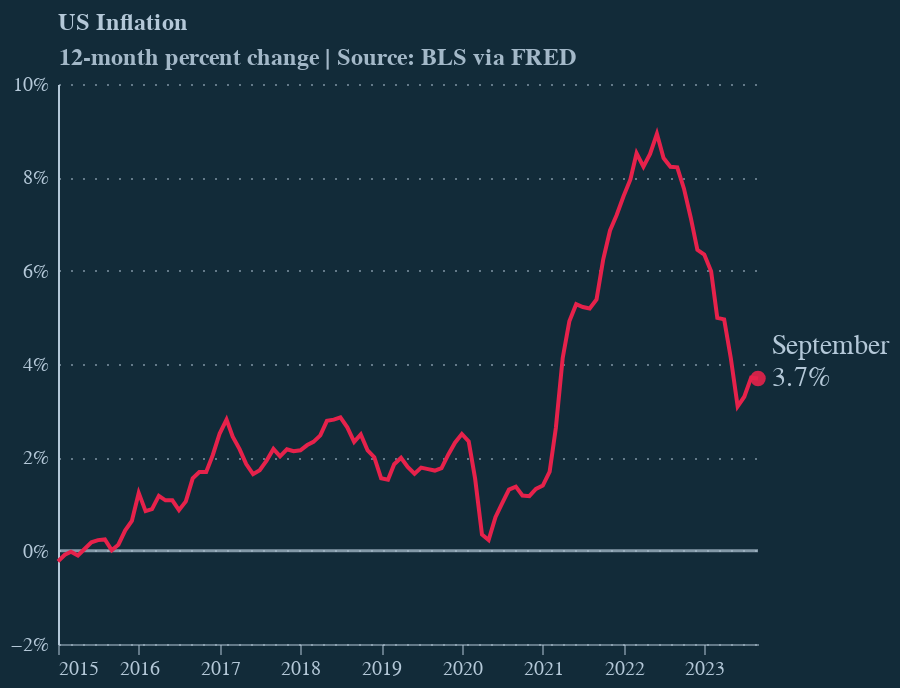

This figure's notebook cell:
### Code cell
# create chart using Altair

chart = alt.Chart(df[df['date'] >= '2015-01-01']).mark_line(color=line_colour).encode(
    x=alt.X(
        'date:T',
        axis=alt.Axis(
            labelColor=detail,
            tickColor=detail,
            domainColor=detail,
            domainOpacity=0.5,
            grid=False,
            labelAngle=0,
            tickCount=10,
            tickOpacity=0.5,
            title=None
        )
    ),
    y=alt.Y(
        'value:Q',
        axis=alt.Axis(
            labelColor=detail,
            tickColor=detail,
            domainColor=detail,
            gridColor=detail,
            gridDash=[1, 5],
            gridOpacity=0.5,
            labelPadding=5,
            tickCount=8,
            tickOpacity=0.5,
            ticks=False,
            title='12-month percent change | Source: BLS via FRED',
            titleAlign='left',
            titleAngle=0,
            titleBaseline='bottom',
            titleColor=detail,
            titleFontSize=12,
            titleOpacity=0.9,
            titleX=0,
            titleY=-7,
            format='%'
        ),
        scale=alt.Scale(zero=False, padding=25)
    )
).properties(
    width = 350,
    height = 280,
    title = 'US Inflation'
)

# Add a point on at the last data point
# First filter the data to get the last data point
# Then add a point on the chart
last_point = df[df['date'] == df['date'].max()]

point = alt.Chart(last_point).mark_point(color=line_colour, size=60, opacity=0.9, filled=True).encode(
    x=alt.X('date:T'),
    y=alt.Y('value:Q')
)

# Now let's add text to the point
# add a column to `last_point` dataframe with the text we want to display
last_point['text'] = last_point['value'].apply(lambda x: f'{x:.1%}')

# Add a column with the month name `August`
last_point['month'] = 'September'

text_value = point.mark_text(
    align='left',
    baseline='middle',
    dx=7,
    dy=0,
    color=detail,
    fontSize=14,
).encode(
    text='text'
)

text_month = point.mark_text(
    align='left',
    baseline='middle',
    dx=7,
    dy=-16,
    color=detail,
    fontSize=14,
).encode(
    text='month'
)

# add a line at y=0
line = alt.Chart(pd.DataFrame({'y': [0]})).mark_rule(color=detail, size=1.5, opacity=0.7).encode(y='y')

chart = line + chart + point + text_month + text_value


chart = chart.configure(
    font='Circular Std',
    background=background
).configure_title(
    anchor='start',
    dx=24,
    fontSize=12,
    subtitleFontSize=12,
    color=detail,
    subtitleColor='#000000'
).configure_view(
    stroke=None
)

chart.display()

### Figure 1 — Vega-Lite specification as saved in the notebook (floating-point values rounded to 4 significant figures)
{"config": {"view": {"continuousWidth": 300, "continuousHeight": 300, "stroke": null}, "background": "#122b39", "font": "Circular Std", "title": {"anchor": "start", "color": "#b4c8d8", "dx": 24, "fontSize": 12, "subtitleColor": "#000000", "subtitleFontSize": 12}}, "layer": [{"data": {"name": "data-06fd9f850666401b4599de5588b60692"}, "mark": {"type": "rule", "color": "#b4c8d8", "opacity": 0.7, "size": 1.5}, "encoding": {"y": {"field": "y", "type": "quantitative"}}}, {"data": {"name": "data-380659868dae0744fe025e40ed5e8cab"}, "mark": {"type": "line", "color": "#e6224b"}, "encoding": {"x": {"axis": {"domainColor": "#b4c8d8", "domainOpacity": 0.5, "grid": false, "labelAngle": 0, "labelColor": "#b4c8d8", "tickColor": "#b4c8d8", "tickCount": 10, "tickOpacity": 0.5, "title": null}, "field": "date", "type": "temporal"}, "y": {"axis": {"domainColor": "#b4c8d8", "format": "%", "gridColor": "#b4c8d8", "gridDash": [1, 5], "gridOpacity": 0.5, "labelColor": "#b4c8d8", "labelPadding": 5, "tickColor": "#b4c8d8", "tickCount": 8, "tickOpacity": 0.5, "ticks": false, "title": "12-month percent change | Source: BLS via FRED", "titleAlign": "left", "titleAngle": 0, "titleBaseline": "bottom", "titleColor": "#b4c8d8", "titleFontSize": 12, "titleOpacity": 0.9, "titleX": 0, "titleY": -7}, "field": "value", "scale": {"padding": 25, "zero": false}, "type": "quantitative"}}, "title": "US Inflation"}, {"data": {"name": "data-caecf2a45a06a8bc2d13aeae6fe17ad8"}, "mark": {"type": "point", "color": "#e6224b", "filled": true, "opacity": 0.9, "size": 60}, "encoding": {"x": {"field": "date", "type": "temporal"}, "y": {"field": "value", "type": "quantitative"}}}, {"data": {"name": "data-caecf2a45a06a8bc2d13aeae6fe17ad8"}, "mark": {"type": "text", "align": "left", "baseline": "middle", "color": "#b4c8d8", "dx": 7, "dy": -16, "fontSize": 14}, "encoding": {"text": {"field": "month", "type": "nominal"}, "x": {"field": "date", "type": "temporal"}, "y": {"field": "value", "type": "quantitative"}}}, {"data": {"name": "data-caecf2a45a06a8bc2d13aeae6fe17ad8"}, "mark": {"type": "text", "align": "left", "baseline": "middle", "color": "#b4c8d8", "dx": 7, "dy": 0, "fontSize": 14}, "encoding": {"text": {"field": "text", "type": "nominal"}, "x": {"field": "date", "type": "temporal"}, "y": {"field": "value", "type": "quantitative"}}}], "height": 280, "width": 350, "$schema": "https://vega.github.io/schema/vega-lite/v5.8.0.json", "datasets": {"data-06fd9f850666401b4599de5588b60692": [{"y": 0}], "data-380659868dae0744fe025e40ed5e8cab": [{"date": "2015-01-01", "value": -0.002299}, {"date": "2015-02-01", "value": -0.0008703}, {"date": "2015-03-01", "value": -0.0002203}, {"date": "2015-04-01", "value": -0.00104}, {"date": "2015-05-01", "value": 0.0003503}, {"date": "2015-06-01", "value": 0.001796}, {"date": "2015-07-01", "value": 0.002257}, {"date": "2015-08-01", "value": 0.002413}, {"date": "2015-09-01", "value": 8.843e-05}, {"date": "2015-10-01", "value": 0.001276}, {"date": "2015-11-01", "value": 0.004363}, {"date": "2015-12-01", "value": 0.006387}, {"date": "2016-01-01", "value": 0.01238}, {"date": "2016-02-01", "value": 0.008473}, {"date": "2016-03-01", "value": 0.008916}, {"date": "2016-04-01", "value": 0.01173}, {"date": "2016-05-01", "value": 0.01078}, {"date": "2016-06-01", "value": 0.01079}, {"date": "2016-07-01", "value": 0.008684}, {"date": "2016-08-01", "value": 0.01055}, {"date": "2016-09-01", "value": 0.01549}, {"date": "2016-10-01", "value": 0.01686}, {"date": "2016-11-01", "value": 0.01684}, {"date": "2016-12-01", "value": 0.02051}, {"date": "2017-01-01", "value": 0.0251}, {"date": "2017-02-01", "value": 0.0281}, {"date": "2017-03-01", "value": 0.02441}, {"date": "2017-04-01", "value": 0.02176}, {"date": "2017-05-01", "value": 0.01856}, {"date": "2017-06-01", "value": 0.01641}, {"date": "2017-07-01", "value": 0.01725}, {"date": "2017-08-01", "value": 0.01928}, {"date": "2017-09-01", "value": 0.02181}, {"date": "2017-10-01", "value": 0.02021}, {"date": "2017-11-01", "value": 0.02172}, {"date": "2017-12-01", "value": 0.0213}, {"date": "2018-01-01", "value": 0.02151}, {"date": "2018-02-01", "value": 0.02263}, {"date": "2018-03-01", "value": 0.02331}, {"date": "2018-04-01", "value": 0.02471}, {"date": "2018-05-01", "value": 0.02782}, {"date": "2018-06-01", "value": 0.02808}, {"date": "2018-07-01", "value": 0.02854}, {"date": "2018-08-01", "value": 0.02643}, {"date": "2018-09-01", "value": 0.02332}, {"date": "2018-10-01", "value": 0.02492}, {"date": "2018-11-01", "value": 0.02147}, {"date": "2018-12-01", "value": 0.02002}, {"date": "2019-01-01", "value": 0.01551}, {"date": "2019-02-01", "value": 0.0152}, {"date": "2019-03-01", "value": 0.01853}, {"date": "2019-04-01", "value": 0.01992}, {"date": "2019-05-01", "value": 0.01794}, {"date": "2019-06-01", "value": 0.0165}, {"date": "2019-07-01", "value": 0.0178}, {"date": "2019-08-01", "value": 0.01747}, {"date": "2019-09-01", "value": 0.01717}, {"date": "2019-10-01", "value": 0.01769}, {"date": "2019-11-01", "value": 0.02062}, {"date": "2019-12-01", "value": 0.02314}, {"date": "2020-01-01", "value": 0.025}, {"date": "2020-02-01", "value": 0.02339}, {"date": "2020-03-01", "value": 0.01543}, {"date": "2020-04-01", "value": 0.003452}, {"date": "2020-05-01", "value": 0.002264}, {"date": "2020-06-01", "value": 0.00716}, {"date": "2020-07-01", "value": 0.01014}, {"date": "2020-08-01", "value": 0.01309}, {"date": "2020-09-01", "value": 0.01371}, {"date": "2020-10-01", "value": 0.01183}, {"date": "2020-11-01", "value": 0.01168}, {"date": "2020-12-01", "value": 0.01322}, {"date": "2021-01-01", "value": 0.01395}, {"date": "2021-02-01", "value": 0.01693}, {"date": "2021-03-01", "value": 0.02631}, {"date": "2021-04-01", "value": 0.04131}, {"date": "2021-05-01", "value": 0.04915}, {"date": "2021-06-01", "value": 0.05282}, {"date": "2021-07-01", "value": 0.05222}, {"date": "2021-08-01", "value": 0.05188}, {"date": "2021-09-01", "value": 0.05384}, {"date": "2021-10-01", "value": 0.06238}, {"date": "2021-11-01", "value": 0.06862}, {"date": "2021-12-01", "value": 0.07194}, {"date": "2022-01-01", "value": 0.07595}, {"date": "2022-02-01", "value": 0.07955}, {"date": "2022-03-01", "value": 0.08515}, {"date": "2022-04-01", "value": 0.08228}, {"date": "2022-05-01", "value": 0.08502}, {"date": "2022-06-01", "value": 0.08933}, {"date": "2022-07-01", "value": 0.08413}, {"date": "2022-08-01", "value": 0.08227}, {"date": "2022-09-01", "value": 0.08215}, {"date": "2022-10-01", "value": 0.07762}, {"date": "2022-11-01", "value": 0.07135}, {"date": "2022-12-01", "value": 0.06445}, {"date": "2023-01-01", "value": 0.06347}, {"date": "2023-02-01", "value": 0.05986}, {"date": "2023-03-01", "value": 0.04987}, {"date": "2023-04-01", "value": 0.04957}, {"date": "2023-05-01", "value": 0.04129}, {"date": "2023-06-01", "value": 0.03092}, {"date": "2023-07-01", "value": 0.03299}, {"date": "2023-08-01", "value": 0.03708}, {"date": "2023-09-01", "value": 0.0369}], "data-caecf2a45a06a8bc2d13aeae6fe17ad8": [{"date": "2023-09-01", "value": 0.0369, "text": "3.7%", "month": "September"}]}}
